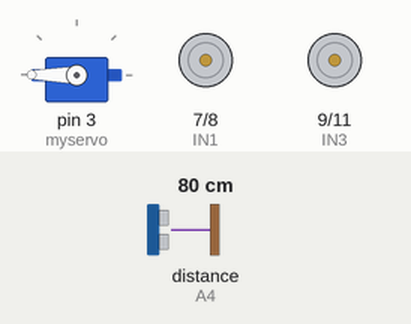
This sketch was run on a simulated Arduino Uno, built with avr-gcc and run on an emulated ATmega328P. On the bench: servo, motor-driver pin pairs drawn as motors (green arrow = first pin HIGH = forward, orange = second pin HIGH = backward, longer = more drive, scaled by the enable pin). Wiring (inferred from the names in the program): ultrasonic range finder: trigger A5; echo A4. The test bench sets the inputs (shaded band); at power-on: distance to the obstacle (sensor on A4) 80 cm. The echo pulse lasts 58.3 µs per cm.

Above: at 2.8 s.
2.9 s: distance to the obstacle (sensor on A4) set to 2 cm
At 4.8 s:
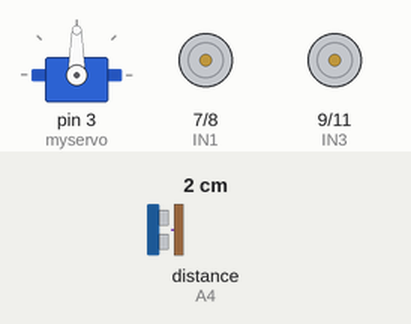
8.5 s: distance to the obstacle (sensor on A4) set to 4 cm
At 10.9 s:
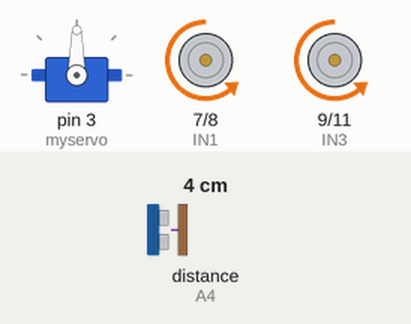
14.1 s: distance to the obstacle (sensor on A4) set to 120 cm
At 17.0 s:
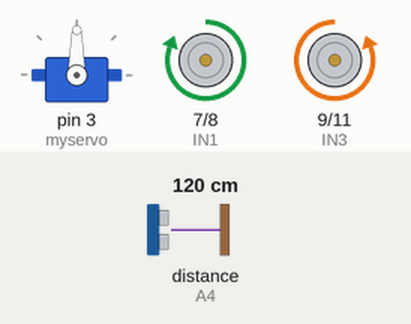
18.1 s: distance to the obstacle (sensor on A4) set to 105 cm
20.5 s: distance to the obstacle (sensor on A4) set to 97 cm
At 22.3 s:
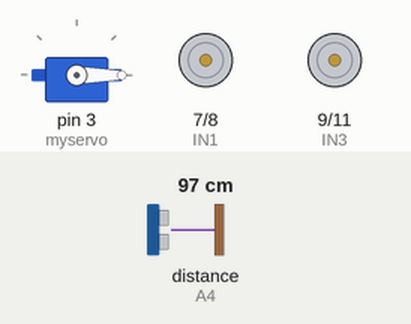
26.1 s: distance to the obstacle (sensor on A4) set to 250 cm
Timing chart, 0 to 31.8 s (numbered marks = the images above; inputs shaded):
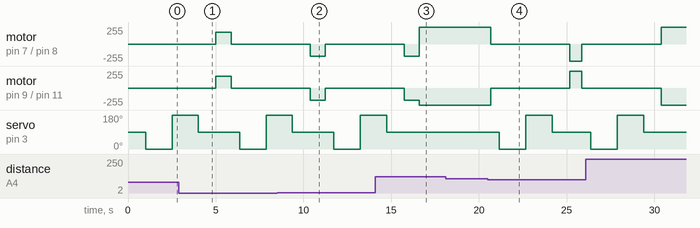

The sketch:

ESRC_Collison_Avoidance.ino
```cpp
#include <Servo.h>

Servo myservo;

#define ENA 5            //initialize pin 5 for motor A
#define ENB 6           //initialize pin 6 for motor B
#define IN1 7           //initialize pin 7 to control motor A
#define IN2 8           //initialize pin 8 to control motor A
#define IN3 9          //initialize pin 9 to control motor B
#define IN4 11        //initialize pin 11 to control motor B
#define carspeed 180

int echo = A4;
int trig = A5;
int r_dist = 0 ,l_dist = 0, m_dist = 0;
int min_dist = 100;

void forward() {
  digitalWrite(ENA,HIGH);
  digitalWrite(ENB,HIGH);
  digitalWrite(IN1,HIGH);
  digitalWrite(IN2,LOW);
  digitalWrite(IN3,LOW);
  digitalWrite(IN4,HIGH);
  //Serial.println("forward");
}

void backward() {
  digitalWrite(ENA,HIGH);
  digitalWrite(ENB,HIGH);
  digitalWrite(IN1,LOW);
  digitalWrite(IN2,HIGH);
  digitalWrite(IN3,HIGH);
  digitalWrite(IN4,LOW);
  //Serial.println("forward");

}

void left() {
  analogWrite(ENA,carspeed);
  analogWrite(ENB,carspeed);
  digitalWrite(IN1,LOW);
  digitalWrite(IN2,HIGH);
  digitalWrite(IN3,LOW);
  digitalWrite(IN4,HIGH);
  //Serial.println("LEFT");
}

void right() {
  analogWrite(ENA,carspeed);
  analogWrite(ENB,carspeed);
  digitalWrite(IN1,HIGH);
  digitalWrite(IN2,LOW);
  digitalWrite(IN3,HIGH);
  digitalWrite(IN4,LOW);
  //Serial.println("RIGHT");
}

void stop() {
  digitalWrite(ENA,LOW);
  digitalWrite(ENB,LOW);
  //Serial.println("STOP!");
}

int Distance_test(){
  digitalWrite(trig,LOW);
  delayMicroseconds(2);
  digitalWrite(trig,HIGH);
  delayMicroseconds(10);
  digitalWrite(trig,LOW);
  float dist = pulseIn(echo,HIGH);
  dist = dist / 58;
  return (int)dist;
}

void setup() {
  // put your setup code here, to run once:
  myservo.attach(3);
  Serial.begin(9600);
  pinMode(echo,INPUT);
  pinMode(trig,OUTPUT);
  pinMode(ENA,OUTPUT);
  pinMode(ENB,OUTPUT);
  pinMode(IN1,OUTPUT);
  pinMode(IN2,OUTPUT);
  pinMode(IN3,OUTPUT);
  pinMode(IN4,OUTPUT);
  stop();
}

void loop() {
  // put your main code here, to run repeatedly:
  myservo.write(90);
  delay(500);
  m_dist = Distance_test();

  if(m_dist <= min_dist){
    stop();
    delay(500);
    myservo.write(0);
    delay(1000);
    r_dist = Distance_test();
    delay(500);

    myservo.write(180);
    delay(1000);
    l_dist = Distance_test();
    delay(500);
    myservo.write(90);
    delay(1000);

    if(r_dist > l_dist){
      right();
      delay(360);
    }else if(r_dist < l_dist){
      left();
      delay(360);
    }else if(r_dist <= min_dist or l_dist <= min_dist){
      backward();
      delay(180);
    }
    else {
      forward();
    }

  }
  else {
    forward();
  }
}
```

Measured:
- the behaviour switches between 101 and 100 cm on distance to the obstacle (sensor on A4) (found by bisection; images 3 and 4)
- after the input at 14.1 s, servo on pin 3 (myservo): goes on until 14.7 s, then stays 90°
- after the input at 18.1 s, every drawn part: stays the same
- after the input at 20.5 s, motor on pin 7 (IN1) / pin 8 (IN2): forward 255/255 → stopped after 0.17 s, → backward 255/255 4.5 s later, → stopped 0.69 s later; motor on pin 9 (IN3) / pin 11 (IN4): backward 255/255 → stopped after 0.17 s, → forward 255/255 4.5 s later, → stopped 0.69 s later
